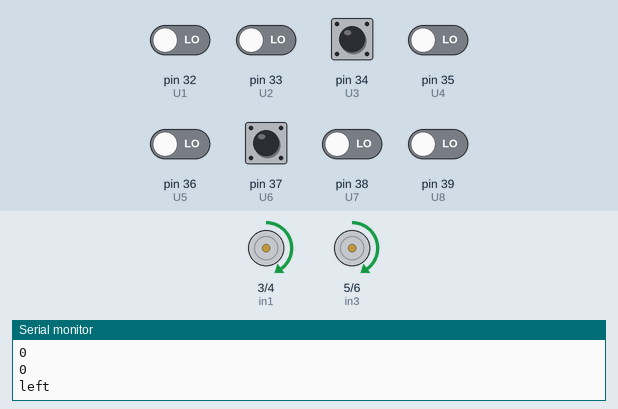
This sketch was run on a simulated Arduino Mega 2560, built with avr-gcc and run on an emulated ATmega2560. Shown: motor-driver pin pairs drawn as motors (green arrow = first pin HIGH = forward, orange = second pin HIGH = backward, longer = more drive, scaled by the enable pin), the last lines printed to the serial monitor. The inputs (shaded band) are chosen by the test bench; at power-on: pin 34 (U3), pin 37 (U6) HIGH, pin 32 (U1), pin 33 (U2), pin 35 (U4), pin 36 (U5), pin 38 (U7), pin 39 (U8) LOW.

Above: at 1.2 s.
1.3 s: pin 38 (U7) driven HIGH
At 1.7 s:
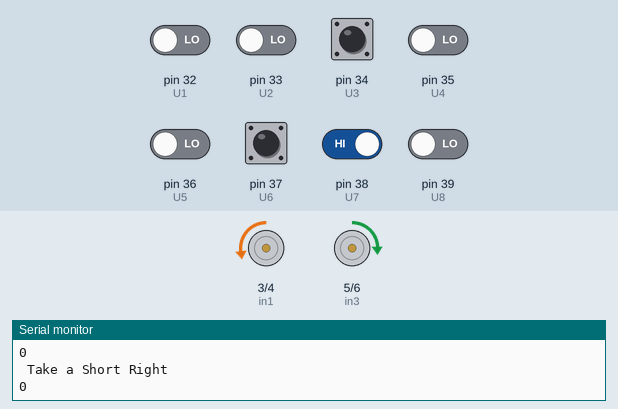
2.8 s: pin 39 (U8) driven HIGH
At 4.2 s:
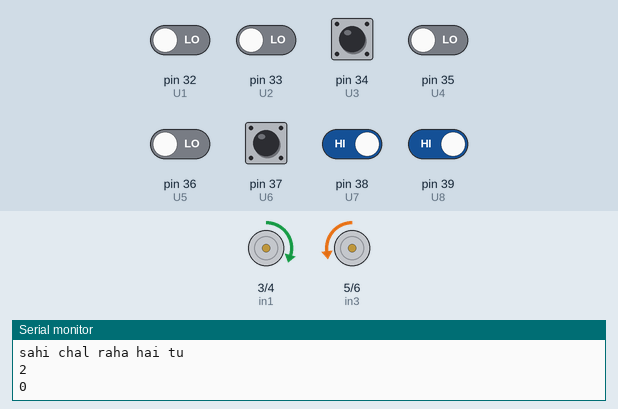
5.8 s: pin 38 (U7) driven LOW
At 5.99 s:
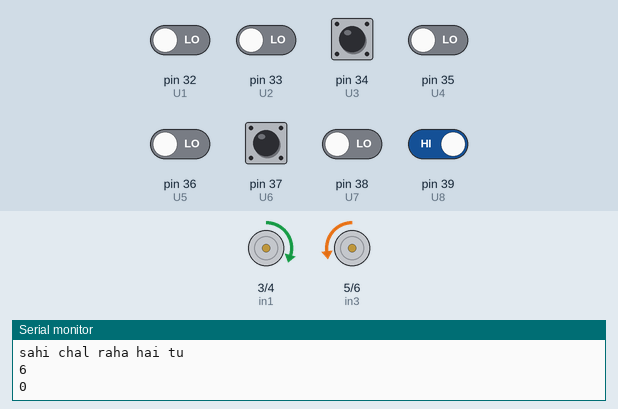
7.6 s: pin 38 (U7) driven HIGH
At 9.5 s:
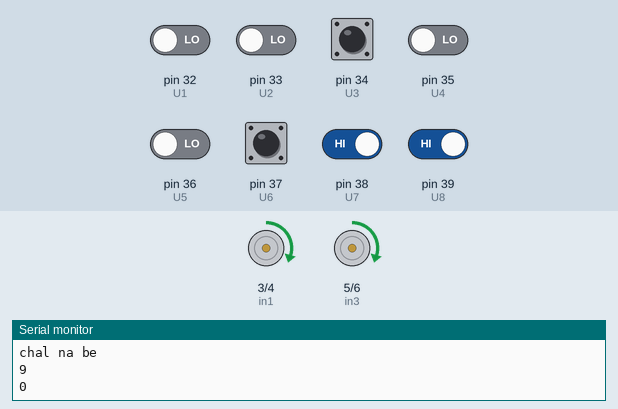
10.6 s: pin 35 (U4) driven HIGH
Timing chart, 0 to 16.1 s (numbered marks = the images above; inputs shaded):
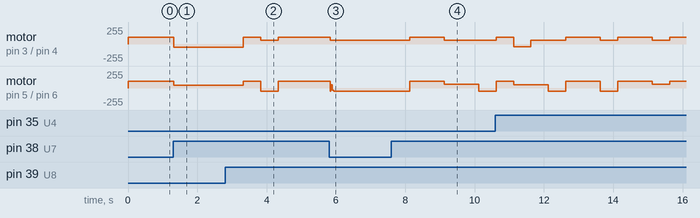

The sketch:

line222.ino
```cpp
# define U1 32
# define U2 33
# define U3 34
# define U4 35
# define U5 36
# define U6 37
# define U7 38
# define U8 39

int ena=2;
int in1=3;
int in2=4;
int in3=5;
int in4=6;
int enb=7;


int inc;
int count;
void setup() {
  pinMode(U1,INPUT);
  pinMode(U2,INPUT);
  pinMode(U3,INPUT);
  pinMode(U4,INPUT);
  pinMode(U5,INPUT);
  pinMode(U6,INPUT);
  pinMode(U7,INPUT);
  pinMode(U8,INPUT);

  pinMode(ena,OUTPUT);
  pinMode(in1,OUTPUT);
  pinMode(in2,OUTPUT);
  pinMode(in3,OUTPUT);
  pinMode(enb,OUTPUT);
  pinMode(in4,OUTPUT);
   Serial.begin(9600);
  // put your setup code here, to run once:

}

void loop()
{ /*Serial.println("\n");
  Serial.println(digitalRead(U1));
  Serial.println(digitalRead(U2));
  Serial.println(digitalRead(U3));
  Serial.println(digitalRead(U4));
  Serial.println(digitalRead(U5));
  Serial.println(digitalRead(U6));
  Serial.println(digitalRead(U7));
  Serial.println(digitalRead(U8));*/

   Serial.println("\n");
     Serial.println(count);
     Serial.println(inc);


  // put your main code here, to run repeatedly:


if(digitalRead(U1)==1 && digitalRead(U2)==1 ||digitalRead(U7)==1 && digitalRead(U8)==1)
{

   count++;
   delay(500);
   }

if( digitalRead(U3)==0 && digitalRead(U4)==1 && digitalRead(U5)==1  && digitalRead(U6)==0 )
{
   analogWrite(ena,80);
   digitalWrite(in1,HIGH);
   digitalWrite(in2,LOW);
   analogWrite(enb,80);
   digitalWrite(in3,HIGH);
   digitalWrite(in4,LOW);


  Serial.println("straight");
}


else if ((digitalRead(U1)==0&&digitalRead(U2)==1)&&((digitalRead(U3)==1||digitalRead(U4)==1&&digitalRead(U5)==0&&digitalRead(U6)==0)&&digitalRead(U7)==0&&digitalRead(U8)==0))
{

    analogWrite(ena,40);
    analogWrite(enb,50);

    digitalWrite(in1,HIGH);
    digitalWrite(in2,LOW);
    digitalWrite(in3,LOW);
    digitalWrite(in4,HIGH);

    Serial.println("\n Take a short Left");


}

if((digitalRead(U1)==0&&digitalRead(U2)==0) && (digitalRead(U3)==0&&digitalRead(U4)==0 &&digitalRead(U5)==1 || digitalRead(U6)==1)&&(digitalRead(U7)==1&&digitalRead(U8)==0))
{


    analogWrite(ena, 50);
    analogWrite(enb, 40);

    digitalWrite(in1,LOW);
    digitalWrite(in2,HIGH);
    digitalWrite(in3,HIGH);
    digitalWrite(in4,LOW);

    Serial.println("\n Take a Short Right");

}


else  if(digitalRead(U3)==1)
  {
   analogWrite(ena,100);
   digitalWrite(in1,HIGH);
   digitalWrite(in2,LOW);
   analogWrite(enb,100);
   digitalWrite(in3,HIGH);
   digitalWrite(in4,LOW);

      Serial.println("left");
    }
    else if( digitalRead(U6)==1)
  {
    analogWrite(ena,100);
   digitalWrite(in1,HIGH);
   digitalWrite(in2,LOW);
   analogWrite(enb,100);
   digitalWrite(in3,HIGH);
   digitalWrite(in4,LOW);

      Serial.println("right");
  }
 if(count==2 || count==6 || count==11 || count==15 || count==18)
 {
  do
  {
   analogWrite(ena,60);
   digitalWrite(in1,HIGH);
   digitalWrite(in2,LOW);
   analogWrite(enb,50);
   digitalWrite(in3,LOW);
   digitalWrite(in4,HIGH);
   //delay(100);
  //analogWrite(ena,0);
  //analogWrite(enb,0);
     Serial.println("sahi chal raha hai tu");
  }while( digitalRead(U4)==1 && digitalRead(U5)==1 );
  }
  else if(count==3 || count==5|| count==8 || count==12||count==17 || count==19 || count==20)
{
    Serial.println("abe pohach hi gaya bas");
}
/*  else if(count==4)
  {
    do
    {
     digitalWrite(ena,255);
   digitalWrite(in1,HIGH);
   digitalWrite(in2,LOW);
   digitalWrite(enb,255);
   digitalWrite(in3,LOW);
   digitalWrite(in4,HIGH);

     Serial.println("chal na be");
  }while( digitalRead(U4)==1 && digitalRead(U5)==1 );

    }
     else if(count==5)
{
    Serial.println("pohochlana be");
}*/
  else if(count==9  ||count==10 ||count==21)

  {

        analogWrite(ena,60);
        digitalWrite(in1,HIGH);
       digitalWrite(in2,LOW);
       analogWrite(enb,60);
       digitalWrite(in3,HIGH);
       digitalWrite(in4,LOW);

     Serial.println("chal na be");
       }

       else if(count==14)
       {

         analogWrite(ena,60);


        digitalWrite(in1,HIGH);
       digitalWrite(in2,LOW);
       analogWrite(enb,50);
       digitalWrite(in3,HIGH);
       digitalWrite(in4,LOW);

       }


    else if(count==13||count==15)
 {
  do
  {
   analogWrite(ena,40);
   digitalWrite(in1,LOW);
   digitalWrite(in2,HIGH);
   analogWrite(enb,50);
   digitalWrite(in3,HIGH);
   digitalWrite(in4,LOW);

   Serial.println("hai tu");
  }while( digitalRead(U4)==0 && digitalRead(U5)==0 );
  }
    /*
       else if(count==7)
{
    Serial.println("pohochlana be");
}    */
 }
```

Measured:
- after the input at 1.3 s, motor on pin 3 (in1) / pin 4 (in2): forward 100/255 → backward 50/255 at once; motor on pin 5 (in3) / pin 6 (in4): forward 100/255 → forward 40/255 at once
- after the input at 2.8 s, motor on pin 3 (in1) / pin 4 (in2): backward 50/255 → forward 100/255 after 0.53 s, → forward 60/255 0.50 s later, → forward 100/255 0.50 s later; motor on pin 5 (in3) / pin 6 (in4): forward 40/255 → forward 100/255 after 0.53 s, → backward 50/255 0.50 s later, → forward 100/255 0.50 s later
- after the input at 5.8 s, motor on pin 3 (in1) / pin 4 (in2): goes on until 5.8 s, then stays forward 60/255
- after the input at 7.6 s, motor on pin 3 (in1) / pin 4 (in2): forward 60/255 → forward 100/255 after 0.52 s, → forward 60/255 1.0 s later; motor on pin 5 (in3) / pin 6 (in4): backward 50/255 → forward 100/255 after 0.52 s, → forward 60/255 1.0 s later, → backward 50/255 1.0 s later
